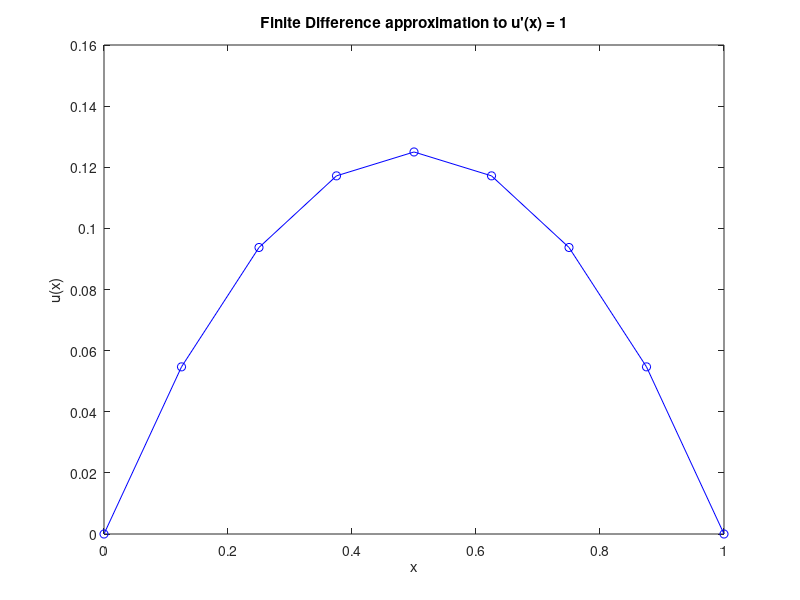

MATLAB code for this plot:
% solves the steady heat equation with u(0) = u(1) = 0, f = 1

K = 8; % number of subdivisions
N = K - 1; % number of points
x = linspace(0,1,N + 2); % points on a line
h = 1/K; % spacing between points

kappa = 1; % try changing this!  what happens?
A = -2*diag(ones(N,1)) + diag(ones(N-1,1),1) + diag(ones(N-1,1),-1); % constructs the finite difference matrix\
A = (-kappa/h^2)*A; % scale the matrix
 
f = ones(N,1);
u = A\f;

% plot solution
figure
plot(x,[0 ; u ; 0],'bo-')
xlabel('x')
ylabel('u(x)')
title('Finite Difference approximation to u''(x) = 1')
